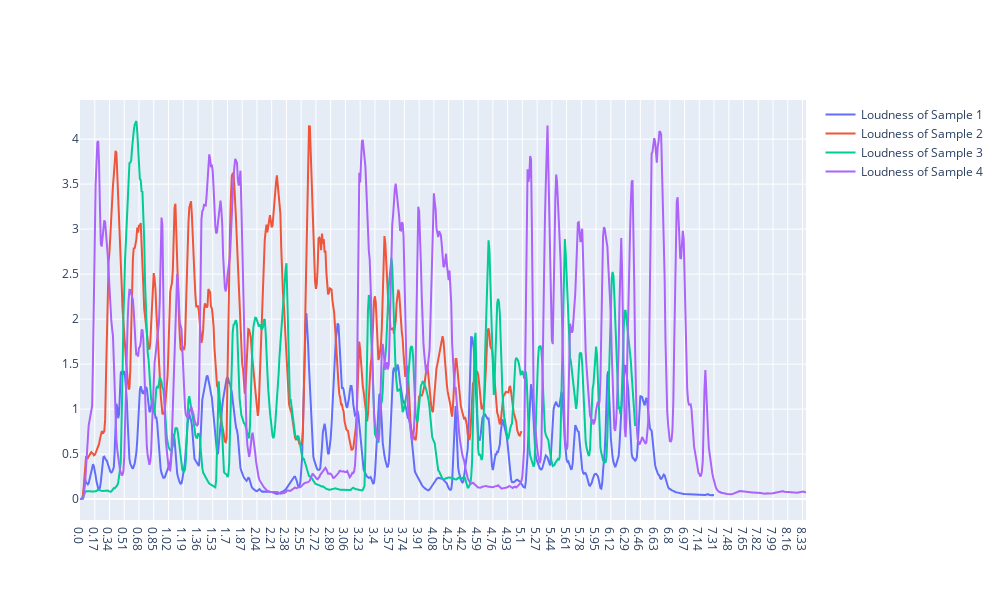

The notebook cell saved with this chart:
### Code cell
import plotly.express as px
import plotly.graph_objects as go

# initialized smile object with feature set
smile = opensmile.Smile(
    feature_set=opensmile.FeatureSet.eGeMAPSv02,
    feature_level=opensmile.FeatureLevel.LowLevelDescriptors
)

#y holds features of v1_01 to v5_01
y = []
for i in range(1,5):
    df = smile.process_file(f'./v{i}/v{i}_01.mp3')
    y.append(df)

DURATION = 0.02 #duration of each window
max_time = max([df.shape[0] for df in y])
time_list = []
for j in range(max_time):
    time_list.append(f"{j/100}")

#building figure
fig = go.Figure()
for j in range(len(y)):
    fig.add_trace(
        go.Scatter(
            x = time_list,
            y = y[j]['Loudness_sma3'],
            mode = 'lines',
            name = f'Loudness of Sample {j+1}'
        )
    )
fig.update_layout(
    height=600,
    width=1000,
)

fig.show()

### Figure 1 — Plotly figure (JSON) as saved in the notebook; plotly's stock layout.template omitted (floating-point values rounded to 4 significant figures; data arrays with more than 128 entries replaced by an {"elided": "..."} marker saying what was removed)
{"data": [{"mode": "lines", "name": "Loudness of Sample 1", "type": "scatter", "x": {"elided": "838 str values"}, "y": {"elided": "732 float values"}}, {"mode": "lines", "name": "Loudness of Sample 2", "type": "scatter", "x": {"elided": "838 str values"}, "y": {"elided": "510 float values"}}, {"mode": "lines", "name": "Loudness of Sample 3", "type": "scatter", "x": {"elided": "838 str values"}, "y": {"elided": "641 float values"}}, {"mode": "lines", "name": "Loudness of Sample 4", "type": "scatter", "x": {"elided": "838 str values"}, "y": {"elided": "838 float values"}}], "layout": {"height": 600, "width": 1000}}
